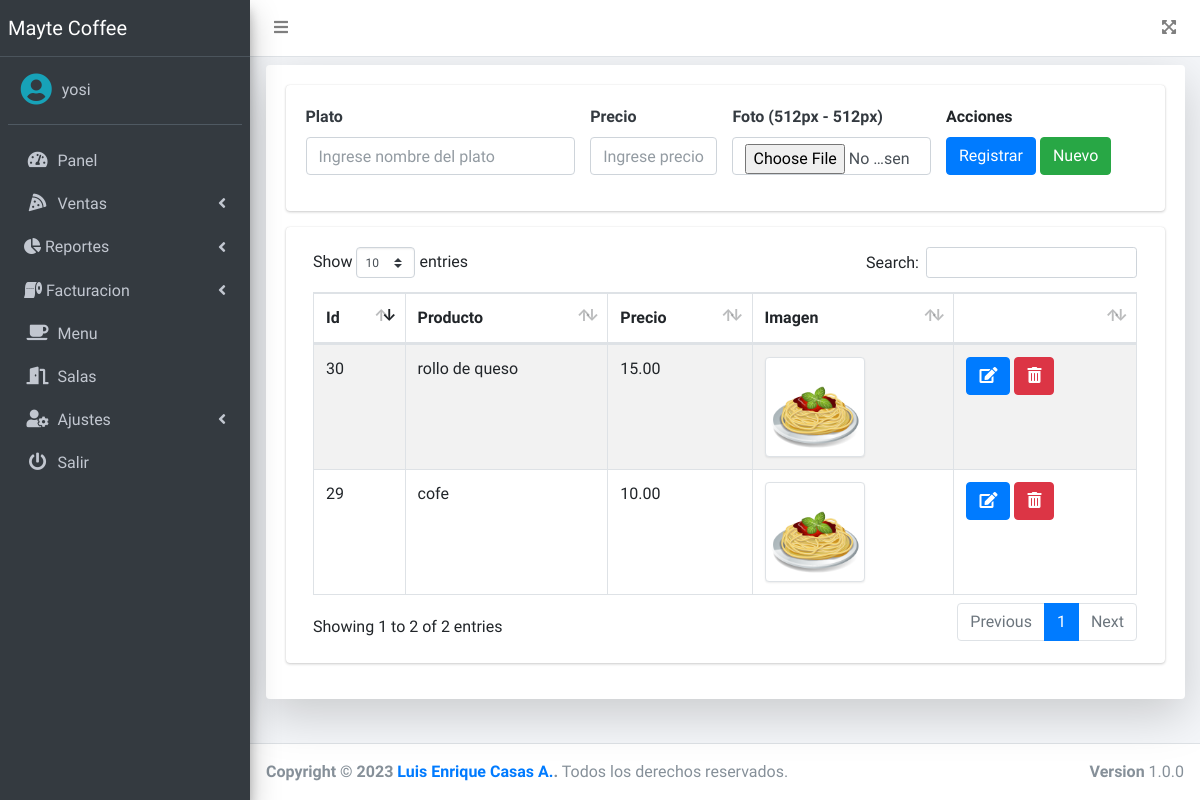
Screenshot of /src/platos.php (signed in) with the database file from the repository.
### tables this page shows
CREATE TABLE `platos` (
  `id` int(11) NOT NULL,
  `nombre` varchar(200) NOT NULL,
  `precio` decimal(10,2) NOT NULL,
  `imagen` varchar(100) DEFAULT NULL,
  `fecha` timestamp NULL DEFAULT NULL,
  `estado` int(11) NOT NULL DEFAULT 1
);

### src/platos.php (the view, shortened to what this page needs)
<?php
if ($_SESSION['rol'] == 1 || $_SESSION['rol'] == 2) {
    include_once "includes/header.php";
?>
    <div class="card shadow-lg">
        <div class="card-body">
            <div class="row">
                <div class="col-md-12">
                    <div class="card">
                        <div class="card-body">
                            <form action="" method="post" autocomplete="off" id="formulario" enctype="multipart/form-data">
                                <div class="row">
                                    <div class="col-md-4">
                                        <div class="form-group">
                                            <label for="plato" class=" text-dark font-weight-bold">Plato</label>
                                            <input type="text" placeholder="Ingrese nombre del plato" name="plato" id="plato" class="form-control">
                                        </div>
                                    </div>
                                    <div class="col-md-2">
                                        <div class="form-group">
                                            <label for="precio" class=" text-dark font-weight-bold">Precio</label>
                                            <input type="text" placeholder="Ingrese precio" class="form-control" name="precio" id="precio">
                                        </div>
                                    </div>
                                    <div class="col-md-3">
                                        <div class="form-group">
                                            <label for="precio" class=" text-dark font-weight-bold">Foto (512px - 512px)</label>
                                            <input type="file" class="form-control" name="foto" id="foto">
                                        </div>
                                    </div>
                                    <div class="col-md-3 form-group">
                                        <label for="">Acciones</label> <br>
                                        <input type="submit" value="Registrar" class="btn btn-primary" id="btnAccion">
                                        <input type="button" value="Nuevo" onclick="limpiar()" class="btn btn-success" id="btnNuevo">
                                    </div>
                                </div>
                            </form>
                        </div>
                    </div>
                </div>
            </div>
            <div class="card">
                <div class="card-body">
                    <div class="col-md-12">
                        <div class="table-responsive">
                            <table class="table table-striped table-bordered" id="tbl">
                                <thead>
                                    <tr>
                                        <th>Id</th>
                                        <th>Producto</th>
                                        <th>Precio</th>
                                        <th>Imagen</th>
                                        <th></th>
                                    </tr>
                                </thead>
                                <tbody>
                                    <?php
                                    include "../conexion.php";
                                    $query = mysqli_query($conexion, "SELECT * FROM platos WHERE estado = 1");
                                    $result = mysqli_num_rows($query);
                                    if ($result > 0) {
                                        while ($data = mysqli_fetch_assoc($query)) { ?>
                                            <tr>
                                                <td><?php echo $data['id']; ?></td>
                                                <td><?php echo $data['nombre']; ?></td>
                                                <td><?php echo $data['precio']; ?></td>
                                                <td><img class="img-thumbnail" src="<?php echo ($data['imagen'] == null) ? '../assets/img/default.png' : $data['imagen']; ?>" alt="" width="100"></td>
                                                <td>
                                                    <a href="#" onclick="editarPlato(<?php echo $data['id']; ?>)" class="btn btn-primary"><i class='fas fa-edit'></i></a>
                                                    <form action="eliminar.php?id=<?php echo $data['id']; ?>&accion=platos" method="post" class="confirmar d-inline">
                                                        <button class="btn btn-danger" type="submit"><i class='fas fa-trash-alt'></i> </button>
                                                    </form>
                                                </td>
                                            </tr>
                                    <?php }
                                    } ?>
                                </tbody>
                            </table>
                        </div>
                    </div>
                </div>
            </div>
        </div>
    </div>
<?php include_once "includes/footer.php";
} else {
    header('Location: permisos.php');
}
?>

### src/includes/header.php (shortened to what this page needs)
<!DOCTYPE html>
<html lang="en">
<head>
    <link rel="stylesheet" href="../assets/plugins/fontawesome-free/css/all.min.css">
    <link rel="stylesheet" href="https://code.ionicframework.com/ionicons/2.0.1/css/ionicons.min.css">
    <link rel="stylesheet" href="../assets/dist/css/adminlte.min.css">
    <link rel="stylesheet" href="../assets/plugins/datatables-bs4/css/dataTables.bootstrap4.min.css">
</head>
<body class="hold-transition sidebar-mini">
    <div class="wrapper">
        <nav class="main-header navbar navbar-expand navbar-white navbar-light">
            <ul class="navbar-nav">
                <li class="nav-item">
                    <a class="nav-link" data-widget="pushmenu" href="#" role="button"><i class="fas fa-bars"></i></a>
                </li>
            </ul>
            <ul class="navbar-nav ml-auto">
                <li class="nav-item">
                    <a class="nav-link" data-widget="fullscreen" href="#" role="button">
                        <i class="fas fa-expand-arrows-alt"></i>
                    </a>
                </li>
            </ul>
        </nav>
        <aside class="main-sidebar sidebar-dark-primary elevation-4">
            <a href="dashboard.php" class="brand-link">
                <span class="brand-text font-weight-light">Mayte Coffee</span>
            </a>
            <div class="sidebar">
                <div class="user-panel mt-3 pb-3 mb-3 d-flex">
                    <div class="image">
                        <i class="fas fa-user-circle fa-2x text-info"></i>
                    </div>
                    <div class="info">
                        <a href="#" class="d-block"><?php echo $_SESSION['nombre']; ?></a>
                    </div>
                </div>
                <nav class="mt-2">
                    <ul class="nav nav-pills nav-sidebar flex-column" data-widget="treeview" role="menu" data-accordion="false">
                        <li class="nav-item">
                            <a href="dashboard.php" class="nav-link">
                                <i class="nav-icon fas fa-tachometer-alt"></i>
                                <p>
                                    Panel
                                </p>
                            </a>
                        </li>
                        <li class="nav-item">
                            <a href="#" class="nav-link">
                                <i class="nav-icon fas fa-pizza-slice"></i>
                                <p>
                                    Ventas
                                    <i class="fas fa-angle-left right"></i>
                                </p>
                            </a>
                        </li>
                        <li class="nav-item">
                            <a href="#" class="nav-link">
                                <i class="fas fa-chart-pie"></i>
                                <p>
                                    Reportes
                                    <i class="fas fa-angle-left right"></i>
                                </p>
                            </a>
                        </li>
                        <li class="nav-item">
                            <a href="#" class="nav-link">
                            <i class="fas fa-toilet-paper"></i>
                                <p>
                                    Facturacion
                                    <i class="fas fa-angle-left right"></i>
                                </p>
                            </a>
                        </li>
                        <?php if ($_SESSION['rol'] == 1 || $_SESSION['rol'] == 2) {
                            echo '<li class="nav-item">
                                <a href="platos.php" class="nav-link">
                                    <i class="nav-icon fas fa-coffee"></i>
                                    <p>
                                        Menu
                                    </p>
                                </a>
                            </li>';
                        } if ($_SESSION['rol'] == 1) {
                            echo '<li class="nav-item">
                                <a href="salas.php" class="nav-link">
                                    <i class="nav-icon fas fa-door-open"></i>
                                    <p>
                                        Salas
                                    </p>
                                </a>
                            </li>
                            <li class="nav-item">
                                <a href="#" class="nav-link">
                                    <i class="nav-icon fas fa-user-cog"></i>
                                    <p>
                                        Ajustes
                                        <i class="fas fa-angle-left right"></i>
                                    </p>
                                </a>
                                <ul class="nav nav-treeview">
                                    <li class="nav-item">
                                        <a href="usuarios.php" class="nav-link">
                                            <i class="far fa-circle nav-icon"></i>
                                            <p>Usuarios</p>
                                        </a>
                                    </li>
                                    <li class="nav-item">
                                        <a href="config.php" class="nav-link">
                                            <i class="far fa-circle nav-icon"></i>
                                            <p>Configuración</p>
                                        </a>
                                    </li>
                                </ul>
                            </li>';
                        } ?>
                        <li class="nav-item">
                            <a href="salir.php" class="nav-link">
                                <i class="nav-icon fas fa-power-off"></i>
                                <p>
                                    Salir
                                </p>
                            </a>
                        </li>
                    </ul>
                </nav>
            </div>
        </aside>
        <div class="content-wrapper">
            <div class="content">
                <div class="container-fluid py-2">

### src/includes/footer.php (shortened to what this page needs)
</div>
</div>
</div>
<footer class="main-footer">
    <strong>Copyright &copy; 2023 <a href="#"> Luis Enrique Casas A.</a>.</strong>
    Todos los derechos reservados.
    <div class="float-right d-none d-sm-inline-block">
        <b>Version</b> 1.0.0
    </div>
</footer>
</div>
</body>
</html>

### rows the page displays
platos: id "29", nombre "cofe", precio "10.00"
platos: id "30", nombre "rollo de queso", precio "15.00"

### other values shown
$_SESSION['nombre'] "yosi"
